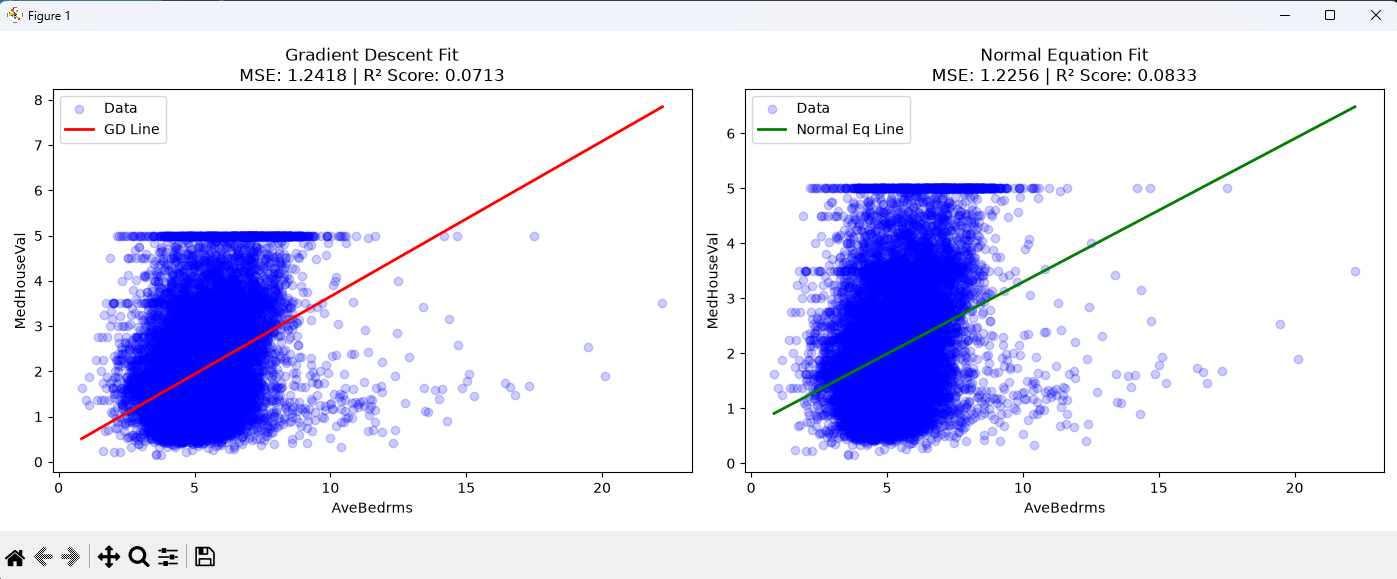

Reproduce this figure in Python.
import numpy as np
import matplotlib.pyplot as plt
from sklearn.datasets import fetch_california_housing

housing = fetch_california_housing(as_frame=True)
data = housing.frame
X = data[['AveRooms']].values
y = data['MedHouseVal'].values

np.random.seed(42)

shuffled_indices = np.random.permutation(len(X))
test_set_size = int(len(X) * 0.2)  

test_indices = shuffled_indices[:test_set_size]
train_indices = shuffled_indices[test_set_size:]

X_train, X_test = X[train_indices], X[test_indices]
y_train, y_test = y[train_indices], y[test_indices]

X_train_bias = np.c_[np.ones(X_train.shape[0]), X_train]
X_test_bias = np.c_[np.ones(X_test.shape[0]), X_test]

def gradient_descent(X, y, alpha=0.01, iterations=5000):
    m = len(y)
    theta = np.zeros(X.shape[1]) # Initialize weights to 0
    
    for _ in range(iterations):
        predictions = X.dot(theta)
        errors = predictions - y
        gradient = (1 / m) * X.T.dot(errors)
        theta = theta - alpha * gradient
        
    return theta

theta_gd = gradient_descent(X_train_bias, y_train, alpha=0.001, iterations=5000)
y_pred_gd = X_test_bias.dot(theta_gd)

def normal_equation(X, y):
    # theta = (X^T * X)^(-1) * X^T * y
    return np.linalg.inv(X.T.dot(X)).dot(X.T).dot(y)

theta_ne = normal_equation(X_train_bias, y_train)
y_pred_ne = X_test_bias.dot(theta_ne)

def evaluate_metrics(y_true, y_pred):
    mse = np.mean((y_true - y_pred) ** 2)
    ss_res = np.sum((y_true - y_pred) ** 2)
    ss_tot = np.sum((y_true - np.mean(y_true)) ** 2)
    r2 = 1 - (ss_res / ss_tot)
    return mse, r2

mse_gd, r2_gd = evaluate_metrics(y_test, y_pred_gd)
mse_ne, r2_ne = evaluate_metrics(y_test, y_pred_ne)

# Print Results
print("\nGRADIENT DESCENT RESULTS")
print(f"Intercept: {theta_gd[0]:.4f}, Slope: {theta_gd[1]:.4f}")
print(f"MSE: {mse_gd:.4f}, R² Score: {r2_gd:.4f}\n")

print("\nNORMAL EQUATION RESULTS")
print(f"Intercept: {theta_ne[0]:.4f}, Slope: {theta_ne[1]:.4f}")
print(f"MSE: {mse_ne:.4f}, R² Score: {r2_ne:.4f}\n")
# ----------------------------------------------------
# 5. Visualization with Dynamic Metrics in Titles
# ----------------------------------------------------
plt.figure(figsize=(14, 5))
sort_idx = np.argsort(X_train.flatten())

# Subplot 1: Gradient Descent Fit
plt.subplot(1, 2, 1)
plt.scatter(X_train, y_train, color='blue', alpha=0.2, label='Data')
plt.plot(X_train[sort_idx], X_train_bias[sort_idx].dot(theta_gd), color='red', linewidth=2, label='GD Line')
# Dynamic title string showing metrics
plt.title(f"Gradient Descent Fit\nMSE: {mse_gd:.4f} | R² Score: {r2_gd:.4f}")
plt.xlabel("AveBedrms")
plt.ylabel("MedHouseVal")
plt.legend()

# Subplot 2: Normal Equation Fit
plt.subplot(1, 2, 2)
plt.scatter(X_train, y_train, color='blue', alpha=0.2, label='Data')
plt.plot(X_train[sort_idx], X_train_bias[sort_idx].dot(theta_ne), color='green', linewidth=2, label='Normal Eq Line')
# Dynamic title string showing metrics
plt.title(f"Normal Equation Fit\nMSE: {mse_ne:.4f} | R² Score: {r2_ne:.4f}")
plt.xlabel("AveBedrms")
plt.ylabel("MedHouseVal")
plt.legend()

plt.tight_layout()
plt.show()
